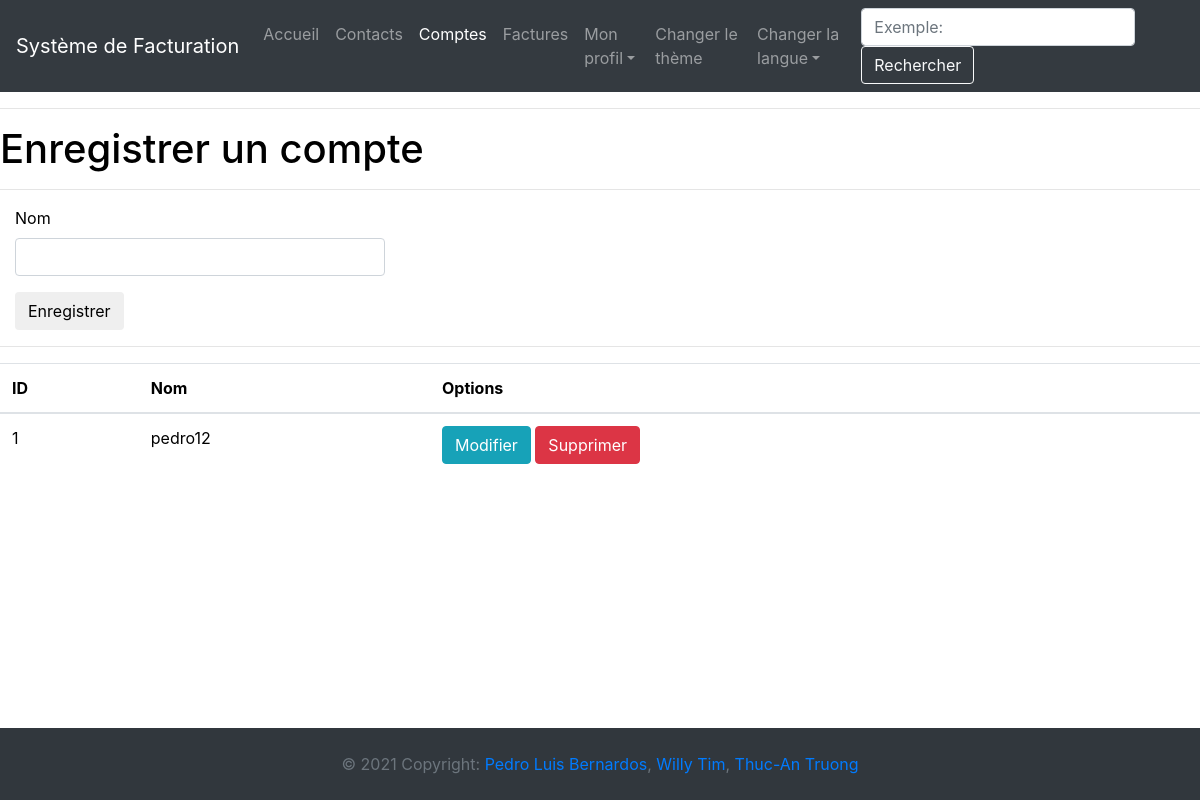
Before: /comptes (signed in) with the older database file.
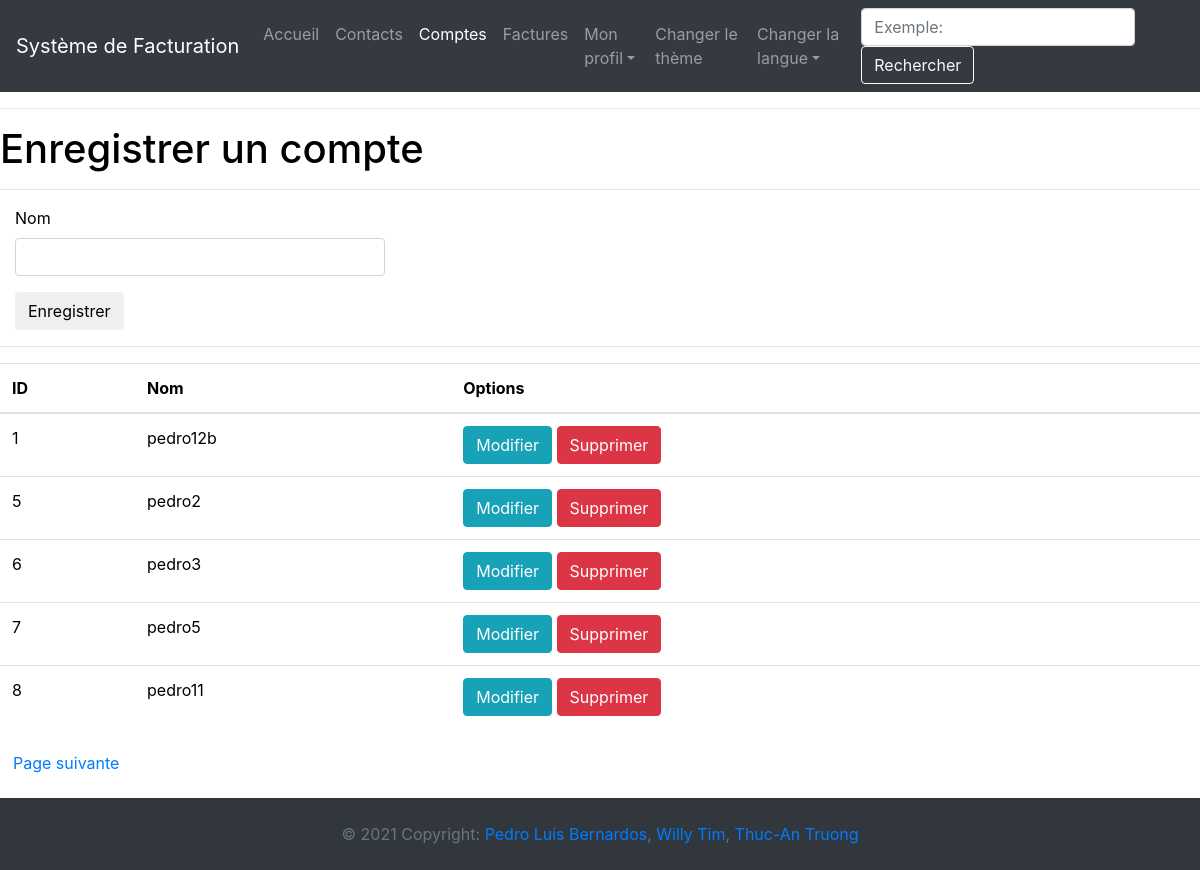
After: the same page with the newer database file.
### app/models.py (models this page shows, shortened)
class Compte(db.Model):
    __tablename__ = "compte"
    id = db.Column(db.Integer, primary_key=True)
    name = db.Column(db.String(50), unique=False, nullable=False)
    user_id = db.Column(db.Integer, db.ForeignKey('user.id'))
    profilEntreprise_id = db.Column(db.Integer, db.ForeignKey('profilEntreprise.id'))
    facture = db.relationship('Facture', back_populates="compte")
    user = relationship("User", back_populates="compte")
    profilEntreprise = relationship("CompanyProfil", back_populates="compte")

### app/entrees/routes.py (the view, shortened to what this page needs)
@bp.route('/comptes', methods=['GET', 'POST'])
@login_required
def comptes():
    if current_user.profilEntreprise:
        form = CompteForm()
        page = request.args.get('page', 1, type=int)
        comptes = Compte.query.filter_by(user_id=current_user.id, profilEntreprise_id=current_user.profil_courrant).paginate(page, app.config['COMPTES_PAR_PAGE'], False)
        next_url = url_for('entrees.comptes', page=comptes.next_num) if comptes.has_next else None
        prev_url = url_for('entrees.comptes', page=comptes.prev_num) if comptes.has_prev else None
        return render_template("entrees/comptes.html", title=_('Comptes'), form=form, comptes=comptes.items, next_url=next_url, prev_url=prev_url)
    else:
        flash(_('Veuillez créer un profil d\'entreprise avant d\'effectuer cette action.'))
        return redirect(url_for('entrees.index'))

### app/entrees/forms.py
class CompteForm(FlaskForm):
    name = StringField(_l('Nom'), validators=[DataRequired(message=_l("Veuillez entrer un nom")), Length(min=1, max=50, message=_l('Veuillez écrire entre 1 et 50 caractères'))])
    submit = SubmitField(_l('Enregistrer'))

### app/__init__.py (called while the page is built)
@app.context_processor
def inject_conf_var():
    return dict(AVAILABLE_LANGUAGES=app.config['LANGUAGES'], CURRENT_LANGUAGE=session.get('language',request.accept_languages.best_match(app.config['LANGUAGES'].keys())))

### app/models.py (called while the page is built)
@login.user_loader
def load_user(id):
    return User.query.get(int(id))

### app/routes.py (called while the page is built)
@app.before_request
def before_request():
    if current_user.is_authenticated:
        current_user.last_seen = datetime.utcnow()
        db.session.commit()

### app/templates/entrees/comptes.html (shortened to what this page needs)
{% extends "base.html" %}
{% import 'bootstrap/wtf.html' as wtf %}
{% block app_content %}
    <h1>{{ _('Enregistrer un compte') }}</h1>
    <hr>
    {% if form %}
        <div class="form-group">
            <div class="col-md-4">
                {{ wtf.quick_form(form) }}
            </div>
        </div>
        <hr>
    {% endif %}
    <table class="table table-hover">
        <thead>
          <tr>
            <th scope="col">ID</th>
            <th scope="col">{{ _('Nom') }}</th>
            <th scope="col">{{ _('Options') }}</th>
          </tr>
        </thead>
        <tbody>
    {% for compte in comptes %}
        <tr>
            <td>{{ compte.id }}</td>
            <td>{{ compte.name }}</td>
            <td>
                <a class="btn btn-info" href="{{ url_for('entrees.update_compte', compte_id=compte.id) }}">{{ _('Modifier') }}</a>
                <a class="btn btn-danger" href="{{ url_for('entrees.delete_compte', compte_id=compte.id) }}">{{ _('Supprimer') }}</a>
            </td>
        </tr>
    {% endfor %}
        </tbody>
    </table>
    {% if next_url %}
        <a class="btn btn-link" href="{{ next_url }}">{{ _('Page suivante') }}</a>
    {% endif %}
    <br><br>
{% endblock %}

Changed rows visible on the page:
changed Compte id 1: name "pedro12" → "pedro12b"
added Compte: id "5", name "pedro2"
added Compte: id "6", name "pedro3"
added Compte: id "7", name "pedro5"
added Compte: id "8", name "pedro11"
Other visible differences:
text now shown: "Page suivante"
